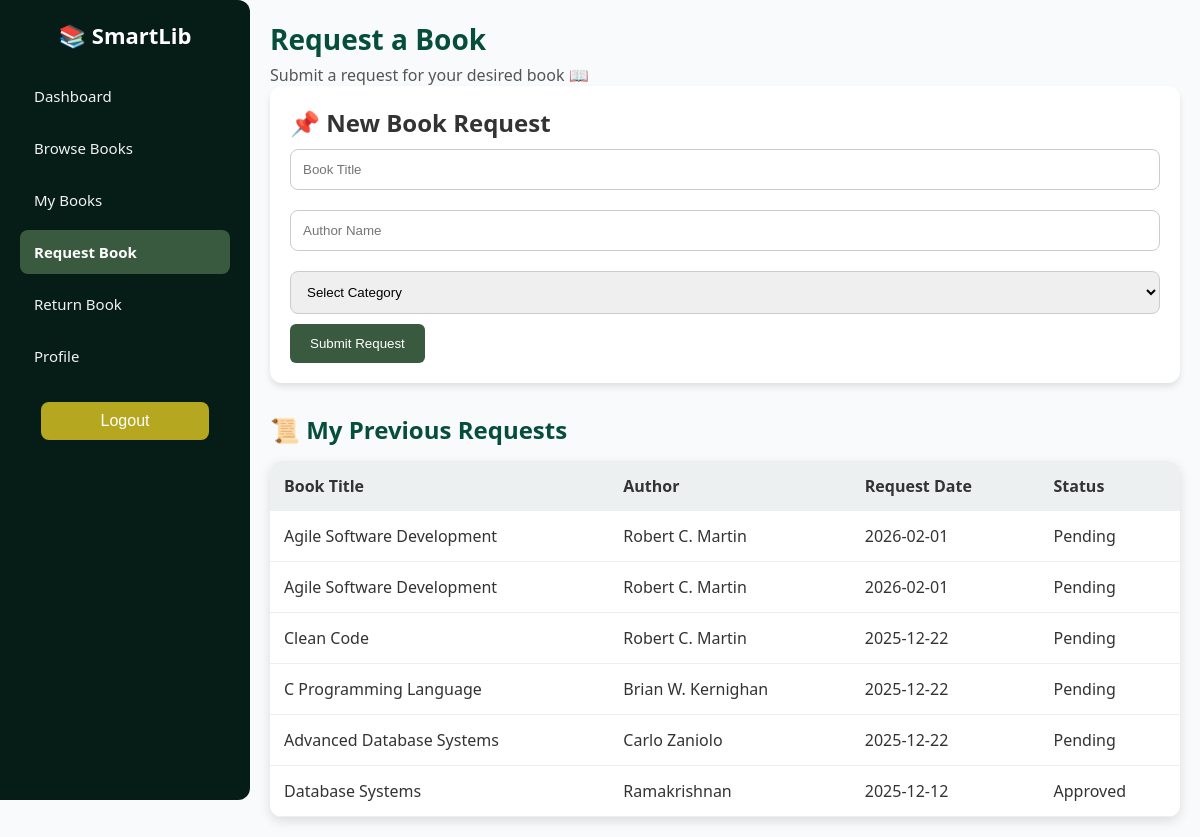
/student/request.php (signed in), run on the app's committed database.
### tables this page shows
CREATE TABLE `requests` (
  `request_id` int(11) NOT NULL,
  `member_id` int(11) NOT NULL,
  `book_title` varchar(150) DEFAULT NULL,
  `author` varchar(150) DEFAULT NULL,
  `request_date` date DEFAULT curdate(),
  `status` enum('pending','approved','rejected','') DEFAULT 'pending',
  `priority` varchar(20) DEFAULT NULL,
  `request_type` varchar(20) DEFAULT NULL
);

### student/request.php (the view, shortened to what this page needs)
<?php
$member_id = $_SESSION['member_id'];
$conn = new mysqli("localhost", "root", "", "smartlib");
$req_sql = "SELECT * FROM requests WHERE member_id='$member_id' ORDER BY request_id DESC";
$requests = $conn->query($req_sql);
?>
<!DOCTYPE html>
<html lang="en">
<head>
    <link rel="stylesheet" href="../assets/styles/theme.css">
    <link rel="stylesheet" href="../assets/styles/layout.css">
    <link rel="stylesheet" href="../assets/styles/student.css">
</head>
<body>
    <?php include '../partials/sidebar.php'; ?>
    <div class="main-content">
        <header>
            <h1>Request a Book</h1>
            <p>Submit a request for your desired book 📖</p>
        </header>
        <section class="request-form">
            <h2>📌 New Book Request</h2>
            <form method="POST">
                <input type="text" name="title" placeholder="Book Title" required>
                <input type="text" name="author" placeholder="Author Name" required>
                <select name="category" required>
                    <option value="">Select Category</option>
                </select>
                <button type="submit">Submit Request</button>
            </form>
        </section>
        <section class="book-list-section">
            <h2>📜 My Previous Requests</h2>
            <table>
                <thead>
                    <tr>
                        <th>Book Title</th>
                        <th>Author</th>
                        <th>Request Date</th>
                        <th>Status</th>
                    </tr>
                </thead>
                <tbody>
                    <?php if ($requests->num_rows > 0): ?>
                        <?php while ($row = $requests->fetch_assoc()): ?>
                            <tr>
                                <td><?= $row['book_title'] ?></td>
                                <td><?= $row['author'] ?></td>
                                <td><?= $row['request_date'] ?></td>
                                <td><?= ucfirst($row['status']) ?></td>
                            </tr>
                        <?php endwhile; ?>
                    <?php else: ?>
                        <tr>
                            <td colspan="4">No requests found.</td>
                        </tr>
                    <?php endif; ?>
                </tbody>
            </table>
        </section>
    </div>
</body>
</html>

### assets/styles/theme.css (style rules this page uses)
:root { --green-950: #03110d; --green-900: #061d17; --green-800: #083326; --green-700: #064e3b; --green-600: #1f5134; --green-500: #2f6b4a; --green-400: #3a5a40; --green-300: #7fbf9f; --green-200: #bfe3d1; --green-100: #e7f5ef; --accent: #10b981; --danger: #c0392b; --warning: #b5a820; --text: #333333; --muted: #555555; --bg: #f9fafb; --white: #ffffff; --shadow: 0 4px 12px rgba(0, 0, 0, 0.12); --soft-shadow: 0 6px 18px rgba(0, 0, 0, 0.14); --radius: 12px; }
* { margin: 0; padding: 0; box-sizing: border-box; }
html, body { height: 100%; font-family: "Segoe UI", Arial, sans-serif; color: var(--text); background: var(--bg); }

### assets/styles/layout.css (style rules this page uses)
.main-content { margin-left: 250px; padding: 20px; width: calc(100% - 250px); }
header h1 { font-size: 28px; margin-bottom: 6px; color: var(--green-700); }
header p { color: var(--muted); }

### assets/styles/student.css (style rules this page uses)
.book-list-section h2 { margin-bottom: 15px; font-size: 24px; color: var(--green-700); }
table { width: 100%; border-collapse: collapse; min-width: 600px; background: var(--white); border-radius: var(--radius); overflow: hidden; box-shadow: var(--shadow); }
thead th { text-align: left; padding: 14px; background: #ecf0f1; color: var(--text); }
tbody td { padding: 14px; border-bottom: 1px solid #eee; }

### student/request.php (style rules this page uses)
.request-form { background: #fff; padding: 20px; border-radius: 12px; box-shadow: 0 4px 6px rgba(0, 0, 0, 0.1); margin-bottom: 30px; }
input, select { width: 100%; padding: 12px; margin: 10px 0; border-radius: 8px; border: 1.5px solid #ccc; }
button { background: #3a5a40; color: white; padding: 12px 20px; border: none; border-radius: 6px; cursor: pointer; }

### data on the page
requests: book_title "Agile Software Development", author "Robert C. Martin", request_date "2026-02-01", status "Pending"
requests: book_title "Agile Software Development", author "Robert C. Martin", request_date "2026-02-01", status "Pending"
requests: book_title "Clean Code", author "Robert C. Martin", request_date "2025-12-22", status "Pending"
requests: book_title "C Programming Language", author "Brian W. Kernighan", request_date "2025-12-22", status "Pending"
requests: book_title "Advanced Database Systems", author "Carlo Zaniolo", request_date "2025-12-22", status "Pending"
requests: book_title "Database Systems", author "Ramakrishnan", request_date "2025-12-12", status "Approved"
